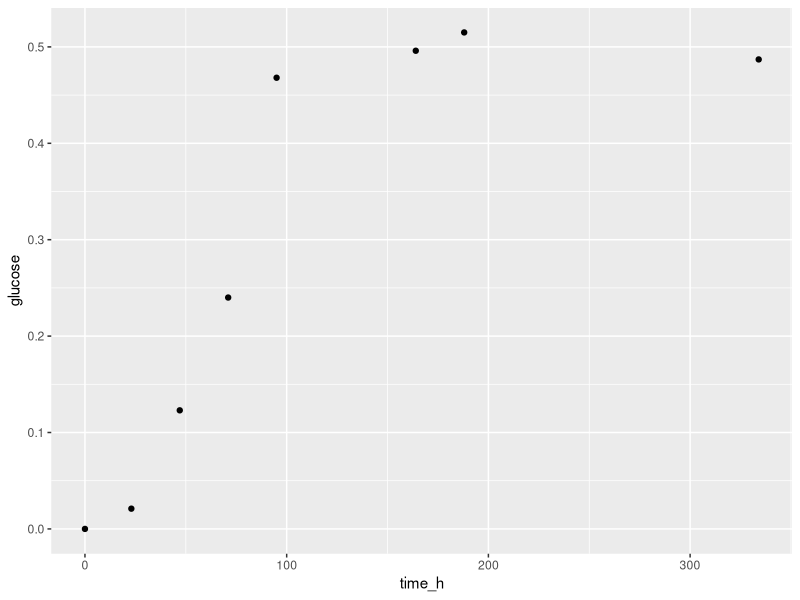
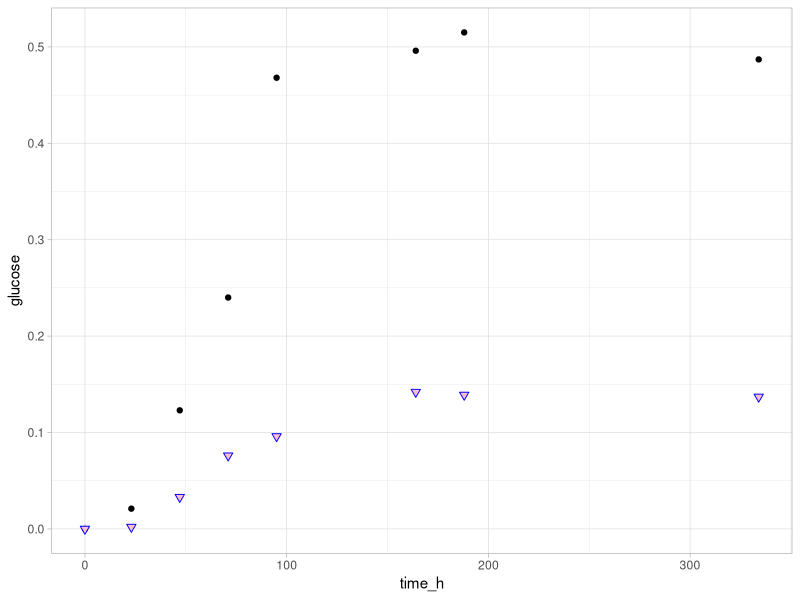
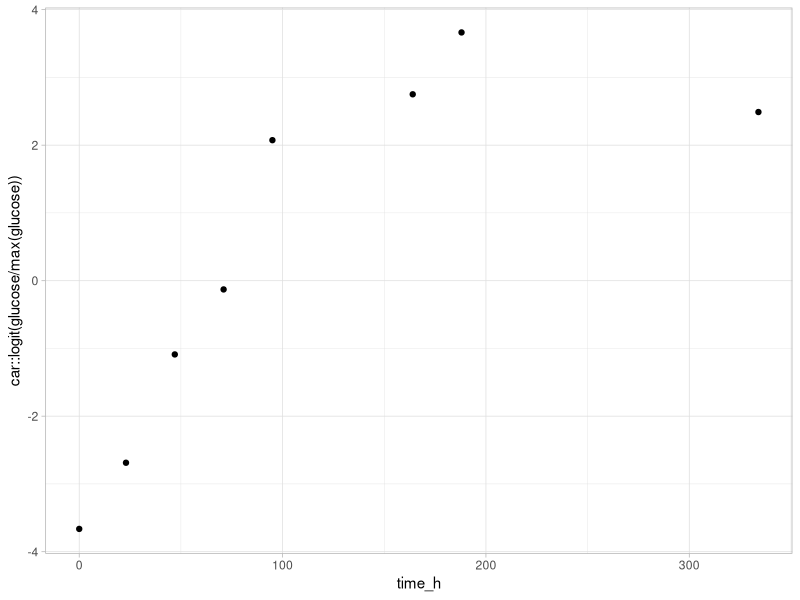
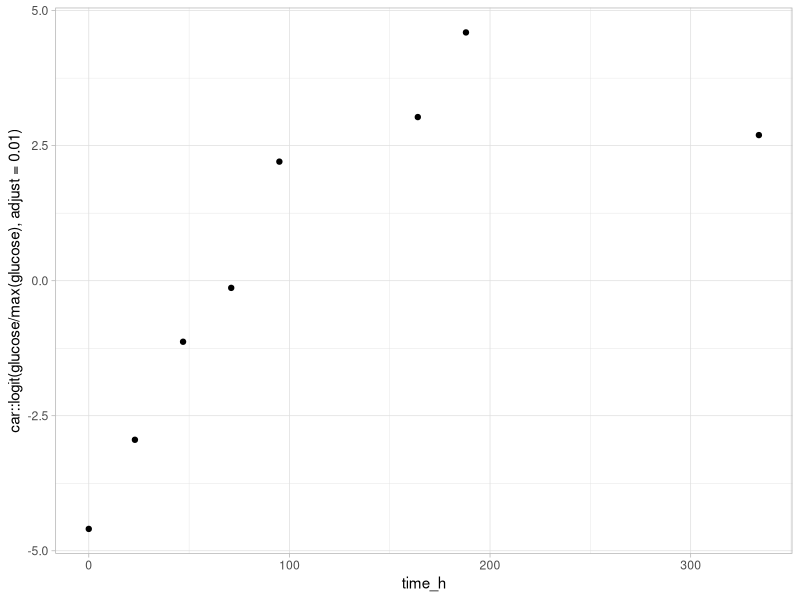
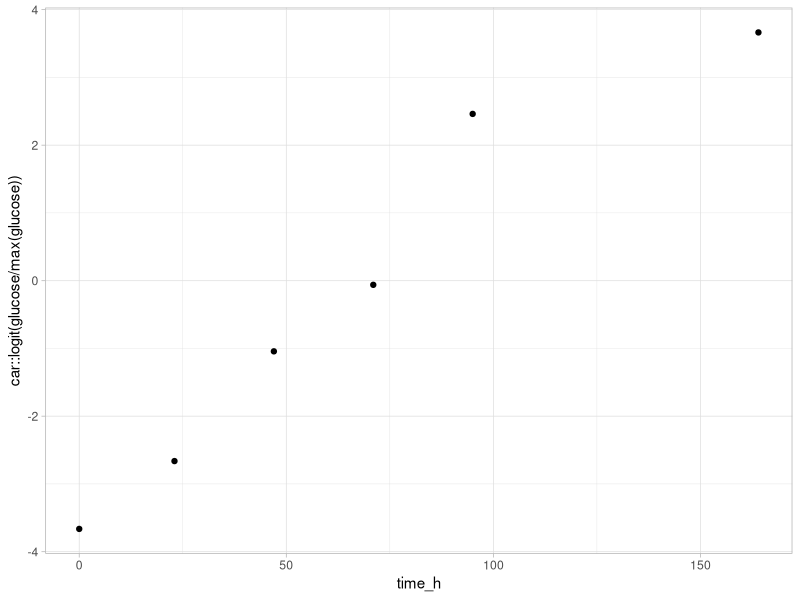
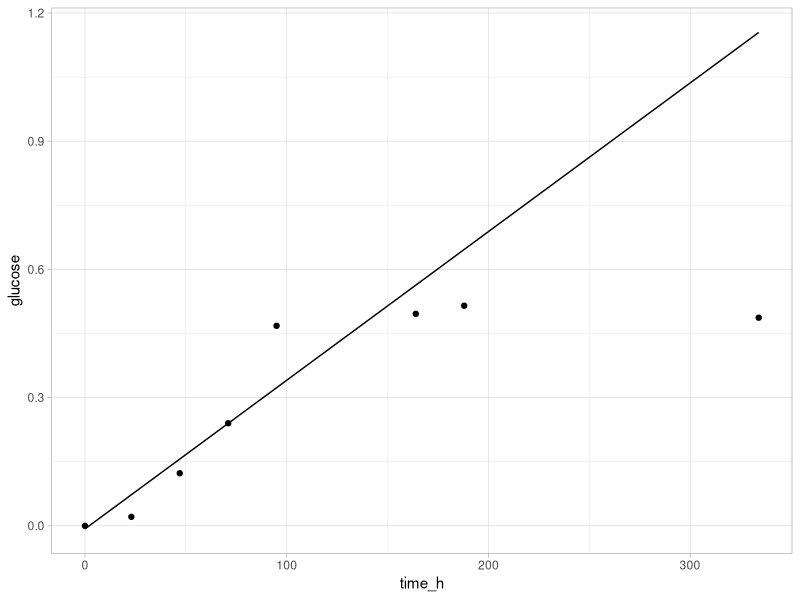
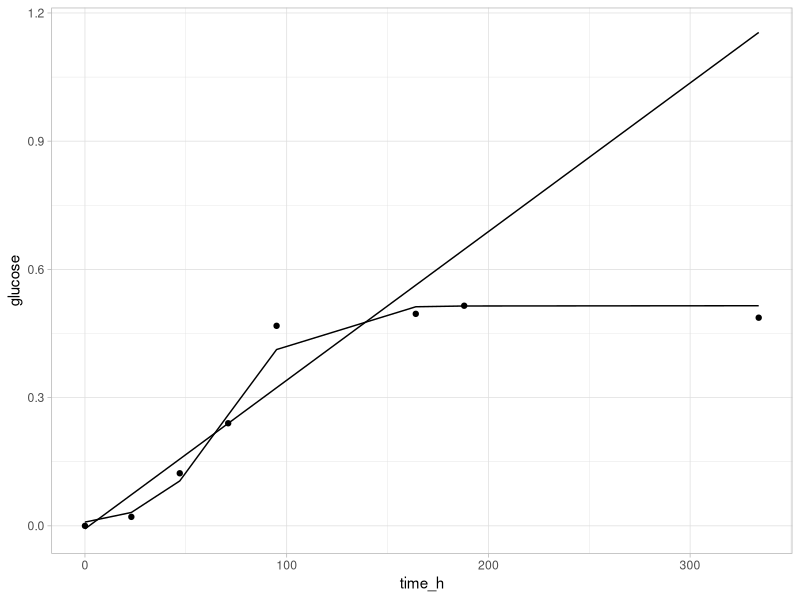
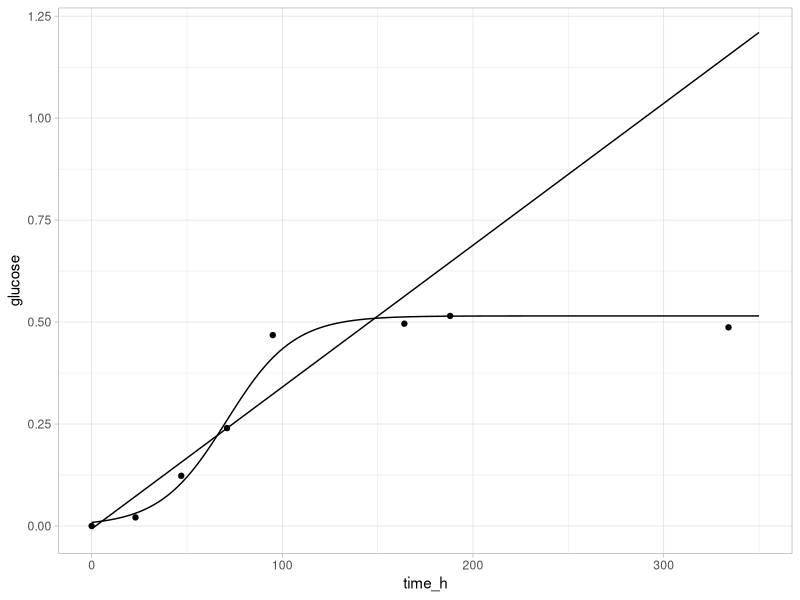

R code for these plots, in order:
## ---- chunk 1
print("Hello") # This command prints an initial greeting :)
## ---- chunk 2
Greeting <- print("Hello world!")

Greeting
## ---- chunk 3
# Vectors
x <- c(8,2,5,6,7)
y <- c(34,23,67,65,23)
z <- c(TRUE, TRUE, FALSE, FALSE, TRUE)
w <- c("Hello", "Hallo", "Hola")

# Factors
a <- factor(c(1,2,3,4,5))
b <- factor(c("a", "b", "c", "d", "e"))

# Lists
l <- list(1:3, "a", c(TRUE, FALSE, TRUE), c(2.3, 5.9))
l
# The elements in a list can be named:
l_named <- list(int = 1:3, char = "a", bool = c(TRUE, FALSE, TRUE), dbl = c(2.3, 5.9))
l_named

# Array
num.data <- array(c(x, y, z), dim=c(5,3))
num.data # Note that the logical vector is turned into a vector of 0 and 1.
# You can also transpose an array:
num.data.t <- t(num.data)
num.data.t

# Data frame
my.data <- data.frame(num.data, row.names = b)
my.data
# You can also create your data frame in a more organised way:
my.data.org <- data.frame(x, y, z, row.names = b)
my.data.org
## ---- chunk 4
dim(x)
dim(my.data)
dimnames(my.data)
attributes(my.data.org)
# etc
## ---- chunk 5
# Generate a vector of consecutive numbers:
g <- c(1:7)
g

# Select specific elements from a vector
x
x[2]
x[c(2,4)]
x[2:4]

# Select specific elements from a matrix.
num.data
num.data[1, 1]
num.data[1:3, c(1,3)]
# This is useful to make subsets:
num.data.subset <- num.data[,1:2]
num.data.subset

# You can also delete a row or column with the minus (-) sign
# Remove the first row:
num.data[-1, ]
# Remove the third column:
num.data[ ,-3]

# Access the variables in a data frame.
my.data.org$x
my.data.org$y
## ---- chunk 6
v <- c(1, 5, 19, 2, 23, NA, 3, 9, NA)
v

# identify NAs
is.na(v)
which(is.na(v))

# Identify non-NAs:
complete.cases(v)


# Create a vector without the NAs
w <- v[!is.na(v)]
w

# Substitute NAs for e.g. 0
v2 <- v
v2[is.na(v2)] <- 0
v2

# NAs can be removed in some functions
mean(v)
mean(v, na.rm=TRUE)
## ---- chunk 7
Mforsetti <- read.csv("data/Maribacter_forsetti_OD.csv", header = TRUE, sep = ";")
## ---- chunk 8
head(Mforsetti)

tail(Mforsetti)
## ---- chunk 9
Mforsetti_tail <- tail(Mforsetti)

# csv
write.csv(Mforsetti_tail, file = "data/Mforsetti_tail.csv", quote = FALSE, row.names = FALSE, col.names = TRUE)

# tsv
write.table(Mforsetti_tail, file = "data/Mforsetti_tail.tsv", sep = "\t", quote = FALSE, row.names = FALSE, col.names = TRUE)
## ---- chunk 10
sessionInfo()
## ---- chunk 11
# load required packages ####
library(readxl)
library(ggplot2)
library(car)
library(dplyr)
library(gtools)
## ---- chunk 12
# data import ####
raw_growth_data<-read_excel("data/Maribacter_forsetti_OD.xlsx")

head(raw_growth_data)
## ---- chunk 13
# Which timepoints were measured?
raw_growth_data %>%
  select(time_h)

# when was the the OD in the glucose incubation higher than 0.2?
raw_growth_data %>%
  filter(glucose>0.2)%>%
  select(c(time_h, glucose))

# what was the max OD of the glucose incubation? note that "max_OD" is just a name, could be anything
raw_growth_data %>%
  summarise(max_OD= max(glucose))
  
# what was the mean OD of the glucose incubation between 60 h and 180 h incubation?
raw_growth_data %>%
  filter(time_h> 60 & time_h<180) %>%
  summarise(mean_OD_60to180h = mean(glucose), measurements = n())
## ---- chunk 14
# save information derived from data set using <-
times <- raw_growth_data %>%
  select(time_h)

glucose_info <- raw_growth_data %>%
  filter(time_h > 100) %>%
  summarise(mean_glucose = mean(glucose), sd_glucose = sd(glucose))

control_info <- raw_growth_data %>%
  filter(time_h > 100)%>%
  summarise(mean_control = mean(control), sd_control = sd(control))

raw_growth_data %>%
  mutate(glucose-control)

difference<- raw_growth_data %>%
  mutate(difference = glucose-control) %>%
  select(difference)

raw_growth_data$difference <- difference

raw_growth_data %>%
  rename(diff = difference)

## ---- chunk 15
ggplot(data=raw_growth_data)+
  geom_point(aes(x=time_h, y=glucose))

ggplot(data=raw_growth_data)+
  geom_point(aes(x=time_h, y=glucose))+
  geom_point(aes(x=time_h, y=control), color="blue", size=2, pch=25, fill="pink")+
  theme_light()
## ---- chunk 16
ggplot(data=raw_growth_data)+
  geom_point(aes(x=time_h, y=car::logit(glucose/max(glucose))))+
  theme_light()

ggplot(data=raw_growth_data)+
  geom_point(aes(x=time_h, y=car::logit(glucose/max(glucose), adjust = 0.01)))+
  theme_light()
## ---- chunk 17

glucose_growth_phase<-raw_growth_data %>%
  filter(time_h<180)

ggplot(data=glucose_growth_phase)+
  geom_point(aes(x=time_h, y=car::logit(glucose/max(glucose))))+
  theme_light()

## ---- chunk 18
model_glucose<-lm(glucose~time_h, glucose_growth_phase)

logit_model_glucose<-lm(car::logit(glucose/max(glucose), adjust = 0.01)~time_h, 
                        glucose_growth_phase)
summary(logit_model_glucose)

## ---- chunk 19

original_slope<- model_glucose$coefficients[2]
original_intercept<- model_glucose$coefficients[1]

ggplot(data=raw_growth_data)+
  geom_point(aes(x=time_h, y=glucose))+
  geom_line(aes(x=time_h, y=time_h*original_slope+original_intercept))+
  theme_light()

logit_slope<-logit_model_glucose$coefficients[2]
logit_intercept<-logit_model_glucose$coefficients[1]
## ---- chunk 20
ggplot(data=raw_growth_data)+
  geom_point(aes(x=time_h, y=glucose))+
  geom_line(aes(x=time_h, y=time_h*model_glucose$coefficients[2]+model_glucose$coefficients[1]))+
  geom_line(aes(x=time_h, 
                y=inv.logit(time_h*logit_slope+logit_intercept)*max(glucose)))+
  theme_light()
## ---- chunk 21
model_time<-seq(0,350,1)
model_max<-as.numeric(raw_growth_data %>%
  summarise(max(glucose)))

ggplot()+
  geom_point(data=raw_growth_data, aes(x=time_h, y=glucose))+
  geom_line(aes(x=model_time, y=model_time*original_slope+original_intercept))+
  geom_line(aes(x=model_time, 
                y=inv.logit(model_time*logit_slope+logit_intercept)*model_max))+
  theme_light()
## ---- chunk 22
ggplot(data=raw_growth_data)+
  geom_point(aes(x=time_h, y=arabinan))

# Comments: 
# a. plot looks like ass
# b. sigmoidal shape

ggplot(data=raw_growth_data)+
  geom_point(aes(x=time_h, y=logit(arabinan/max(arabinan))))

arabinan_growth_phase<-raw_growth_data %>%
  filter(time_h<150L)

model_arabinan<-lm(arabinan~time_h, arabinan_growth_phase)

logit_model_arabinan<-lm(car::logit(arabinan/max(arabinan))~time_h, arabinan_growth_phase)
summary(logit_model_arabinan)


ggplot(data=raw_growth_data)+
  geom_point(aes(x=time_h, y=arabinan))+
  geom_line(aes(x=time_h, y=time_h*model_arabinan$coefficients[2]+model_arabinan$coefficients[1]))+
  geom_line(aes(x=time_h, 
                y=inv.logit(time_h*logit_model_arabinan$coefficients[2]+logit_model_arabinan$coefficients[1])*max(arabinan)))+
  theme_classic()
## ---- chunk 23
# Load packages:
library(tidyr)
library(dplyr)
library(ggplot2)
## ---- chunk 24
# Load the data:
data <- read.table(file = "data/16S_data_phyloflash.tsv", header=T)

# Check it out:
head(data)

# Create tibble (dataframe readable for tidyverse):
data.tb <- tibble(data)

# Create subset: filter only the sample "Methane70":
data.tb.subset <- data.tb %>% filter(sample=="Methane70")

# Create a column with relative abundances of each taxon:
data.tb.subset <- data.tb.subset %>% mutate(rel_abun=(reads/sum(reads)))

# the plot 
ggplot(data=data.tb.subset, aes(x=sample, y=rel_abun, fill=taxonomy))+ 
  geom_bar(stat="identity", position="stack", color="black")

## ---- chunk 25

# Rename the taxonomy row where the relative abundance is lower than 0.01:
data.tb.subset$taxonomy[ data.tb.subset$rel_abun<0.01 ] <- "taxa <1% relative abundance"

# Let's generate the plot with the new dataset:
data.plot <- ggplot(data=data.tb.subset, aes(x=sample, y=rel_abun, fill=taxonomy))+ 
  geom_bar(stat="identity", position="stack", color="black")
# Here's the plot:
data.plot
## ---- chunk 26
# Let's save the plot for further processing
ggsave(filename = "16S_plot.pdf", plot=data.plot, device="pdf", width=25, height=15, units="cm")
